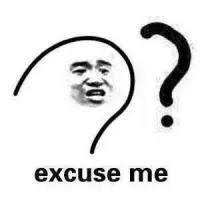
#> input picture 3.5.X/code/origin.jpg, 200 x 200 px
$ jupyter execute --allow-errors split_image.ipynb
#> lines starting #> are read from the running program, lines starting #| are printed output that depends on the picture
[cell 1]
__author__ = 'wjw' #将一张图且分为9张方图

[cell 2]
from PIL import Image
import sys

#> (a cell that did not finish here is left out)

[cell 4]
def fill_image(image):
    width, height = image.size
    new_image_length = width if width > height else height
    new_image = Image.new(image.mode, (new_image_length, new_image_length), 'white')
    if width > height:
        new_image.paste(image, (0, int((new_image_length - height) / 2)))
    else:
        new_image.paste(image, (int((new_image_length - width) / 2), 0))
    return new_image

[cell 5]
def split_image(image):
    width, height = image.size
    item_width = int(width / 3)
    box_list = []
    for i in range(0, 3):
        for j in range(0, 3):
            box = (j*item_width, i*item_width, (j+1)*item_width, (i+1)*item_width)
            box_list.append(box)

    image_list = [image.crop(box) for box in box_list]
    return image_list

[cell 6]
def save_image(image_list):
    index = 1
    for image in image_list:
        image.save('G:/Project/python/python-learning/3.5.X/assets/splict_image/' + str(index) + '.png', 'PNG')
        index += 1

[cell 7]
#if __name__ == '__main__':
file_path = "origin.jpg"
image = Image.open(file_path)
#> image is the input picture: PIL image 200x200 RGB; min 0, max 255, mean 227.2
image = fill_image(image)
#> in fill_image, `new_image = Image.new(image.mode, (new_image_length, new_image_length)..`: new_image: PIL image 200x200 RGB; every value is 255
image_list = split_image(image)
#> in split_image, `image_list = [image.crop(box) for box in box_list]`: image_list = 9 items
#> image_list = 9 items
save_image(image_list)
#> the loop in save_image, `for image in image_list:` made 9 passes
#> pass 1, in save_image, `image.save('G:/Project/python/python-learning/3.5.X/assets/splict_imag..`:
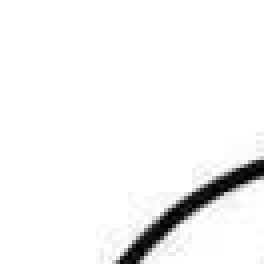
#> saved as 1.png: PIL image 66x66 RGB (shown 4 times larger); min 0, max 255, mean 244.1
#> pass 2, in save_image, `image.save('G:/Project/python/python-learning/3.5.X/assets/splict_imag..`:
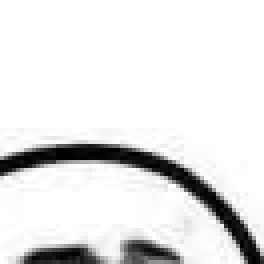
#> saved as 2.png: PIL image 66x66 RGB (shown 4 times larger); min 0, max 255, mean 228.1
#> after the loop in save_image, `for image in image_list:`: index = 10
